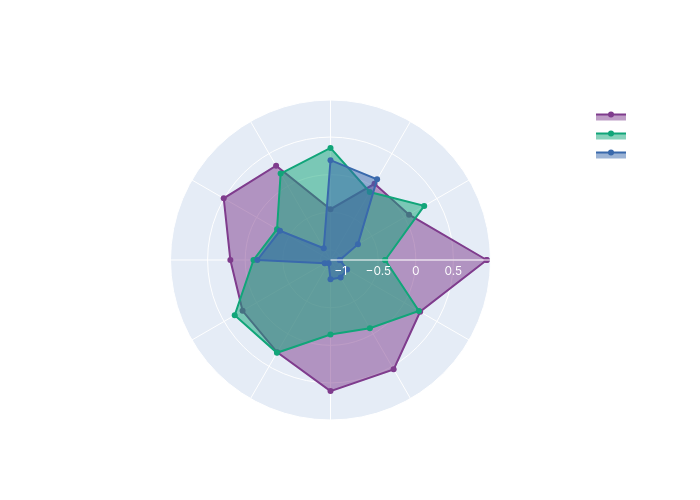

Notebook code cell kept with this figure:
### Markdown cell above
## 5. Visualizations

### 5.1 Radar Chart — Cluster Profiles

### Code cell
# Chọn top genre features để hiển thị trên radar
genre_cols = [c for c in feature_cols if any(g in c for g in
    ['Action','Adventure','Animation','Comedy','Crime','Drama',
     'Fantasy','Horror','Mystery','Romance','Sci','Thriller'])]
if not genre_cols:
    genre_cols = feature_cols[:12]   # fallback: lấy 12 cột đầu

centers = pd.DataFrame(kmeans.cluster_centers_, columns=feature_cols)

fig = go.Figure()
colors = px.colors.qualitative.Bold
# bieu do radar
for k in range(CHOSEN_K):
    vals = centers.loc[k, genre_cols].values.tolist()
    vals += [vals[0]]  # close the polygon
    cats = genre_cols + [genre_cols[0]]
    fig.add_trace(go.Scatterpolar(
        r=vals, theta=cats, fill='toself',
        name=f'Cluster {k}',
        line_color=colors[k % len(colors)],
    ))

fig.update_layout(
    title='Cluster Genre Profiles — Radar Chart',
    polar=dict(radialaxis=dict(visible=True, tickfont=dict(color='#FFFFFF')), angularaxis=dict(tickfont=dict(color='#FFFFFF'))),
    showlegend=True,
    paper_bgcolor='rgba(0,0,0,0)',
    font=dict(family='Inter, sans-serif', size=12, color='#FFFFFF'),
    width=700, height=500,
)
fig.write_html(os.path.join(FIGURES_OUT, 'genre_radar.html'))
fig.show()
print('Saved genre_radar.html')

### Figure 1 — Plotly figure (JSON) as saved in the notebook; plotly's stock layout.template omitted (floating-point values rounded to 4 significant figures)
{"data": [{"fill": "toself", "line": {"color": "rgb(127, 60, 141)"}, "name": "Cluster 0", "r": [0.944, 0.07165, 0.03587, -0.46, 0.3125, 0.5054, 0.1972, 0.2157, 0.2833, 0.6095, 0.5452, 0.242, 0.944], "theta": ["n_ratings", "rating_mean", "rating_std", "rating_min", "rating_max", "active_days", "n_tag_events", "genre_pref__action", "genre_pref__adventure", "genre_pref__animation", "genre_pref__children", "genre_pref__comedy", "n_ratings"], "type": "scatterpolar"}, {"fill": "toself", "line": {"color": "rgb(17, 165, 121)"}, "name": "Cluster 1", "r": [-0.4074, 0.3046, -0.09093, 0.3562, 0.1924, -0.3141, -0.1108, 0.3365, 0.29, -0.1441, -0.08701, 0.2227, -0.4074], "theta": ["n_ratings", "rating_mean", "rating_std", "rating_min", "rating_max", "active_days", "n_tag_events", "genre_pref__action", "genre_pref__adventure", "genre_pref__animation", "genre_pref__children", "genre_pref__comedy", "n_ratings"], "type": "scatterpolar"}, {"fill": "toself", "line": {"color": "rgb(57, 105, 172)"}, "name": "Cluster 2", "r": [-1.011, -0.7136, 0.1048, 0.1932, -0.9559, -0.3591, -0.1623, -1.046, -1.086, -0.8786, -0.8653, -0.8801, -1.011], "theta": ["n_ratings", "rating_mean", "rating_std", "rating_min", "rating_max", "active_days", "n_tag_events", "genre_pref__action", "genre_pref__adventure", "genre_pref__animation", "genre_pref__children", "genre_pref__comedy", "n_ratings"], "type": "scatterpolar"}], "layout": {"font": {"color": "#FFFFFF", "family": "Inter, sans-serif", "size": 12}, "height": 500, "paper_bgcolor": "rgba(0,0,0,0)", "polar": {"angularaxis": {"tickfont": {"color": "#FFFFFF"}}, "radialaxis": {"tickfont": {"color": "#FFFFFF"}, "visible": true}}, "showlegend": true, "title": {"text": "Cluster Genre Profiles — Radar Chart"}, "width": 700}}
